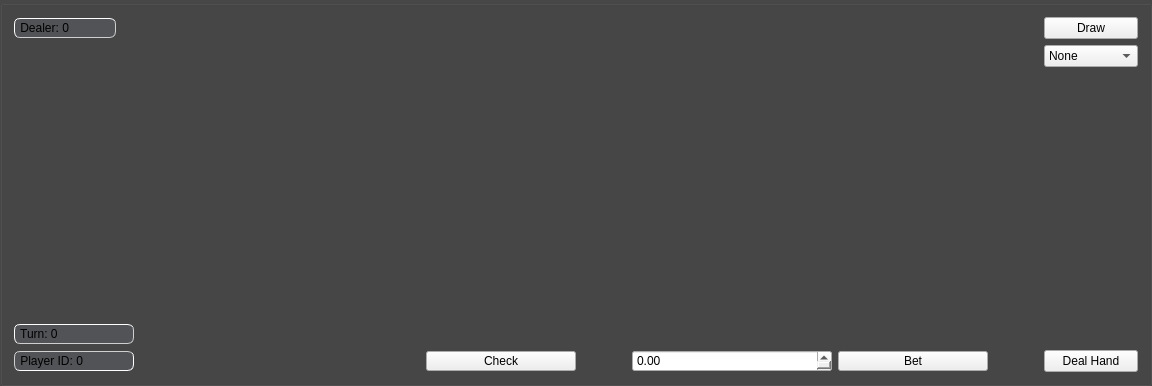
     <widget class="QGroupBox" name="groupBoxP1">
      <property name="sizePolicy">
       <sizepolicy hsizetype="Expanding" vsizetype="Expanding">
        <horstretch>0</horstretch>
        <verstretch>0</verstretch>
       </sizepolicy>
      </property>
      <property name="minimumSize">
       <size>
        <width>1136</width>
        <height>384</height>
       </size>
      </property>
      <property name="maximumSize">
       <size>
        <width>16777215</width>
        <height>16777215</height>
       </size>
      </property>
      <property name="styleSheet">
       <string notr="true">QGroupBox{
	background-color: rgb(0, 0, 0, 120);
}</string>
      </property>
      <property name="title">
       <string/>
      </property>
      <property name="flat">
       <bool>false</bool>
      </property>
      <layout class="QGridLayout" name="gridLayout">
       <item row="1" column="1" rowspan="2">
        <widget class="QLabel" name="localPlayerCard2">
         <property name="sizePolicy">
          <sizepolicy hsizetype="Preferred" vsizetype="Expanding">
           <horstretch>100</horstretch>
           <verstretch>100</verstretch>
          </sizepolicy>
         </property>
         <property name="minimumSize">
          <size>
           <width>200</width>
           <height>273</height>
          </size>
         </property>
         <property name="maximumSize">
          <size>
           <width>200</width>
           <height>273</height>
          </size>
         </property>
         <property name="font">
          <font>
           <pointsize>120</pointsize>
          </font>
         </property>
         <property name="frameShape">
          <enum>QFrame::NoFrame</enum>
         </property>
         <property name="text">
          <string/>
         </property>
         <property name="pixmap">
          <pixmap resource="img.qrc">:/images/card53.png</pixmap>
         </property>
         <property name="scaledContents">
          <bool>true</bool>
         </property>
        </widget>
       </item>
       <item row="4" column="2">
        <widget class="QPushButton" name="checkButton">
         <property name="minimumSize">
          <size>
           <width>84</width>
           <height>20</height>
          </size>
         </property>
         <property name="maximumSize">
          <size>
           <width>150</width>
           <height>20</height>
          </size>
         </property>
         <property name="text">
          <string>Check</string>
         </property>
        </widget>
       </item>
       <item row="4" column="4">
        <widget class="QPushButton" name="betButton">
         <property name="minimumSize">
          <size>
           <width>84</width>
           <height>20</height>
          </size>
         </property>
         <property name="maximumSize">
          <size>
           <width>150</width>
           <height>20</height>
          </size>
         </property>
         <property name="text">
          <string>Bet</string>
         </property>
        </widget>
       </item>
       <item row="4" column="5">
        <widget class="QPushButton" name="dealHandPushButton">
         <property name="minimumSize">
          <size>
           <width>84</width>
           <height>20</height>
          </size>
         </property>
         <property name="text">
          <string>Deal Hand</string>
         </property>
        </widget>
       </item>
       <item row="0" column="0">
        <widget class="QDoubleSpinBox" name="dsbDealer">
         <property name="minimumSize">
          <size>
           <width>102</width>
           <height>20</height>
          </size>
         </property>
         <property name="maximumSize">
          <size>
           <width>102</width>
           <height>20</height>
          </size>
         </property>
         <property name="focusPolicy">
          <enum>Qt::NoFocus</enum>
         </property>
         <property name="styleSheet">
          <string notr="true">QDoubleSpinBox{
    background-color: rgb(85, 88, 93, 180);
    border-style: outset;
    border-width: 1px;
    border-radius: 6px;
	border-color: rgb(207, 207, 207);
    padding-right: 10px;
}</string>
         </property>
         <property name="readOnly">
          <bool>true</bool>
         </property>
         <property name="buttonSymbols">
          <enum>QAbstractSpinBox::NoButtons</enum>
         </property>
         <property name="prefix">
          <string> Dealer: </string>
         </property>
         <property name="decimals">
          <number>0</number>
         </property>
        </widget>
       </item>
       <item row="1" column="4" rowspan="2">
        <widget class="QLabel" name="localPlayerCard5">
         <property name="sizePolicy">
          <sizepolicy hsizetype="Preferred" vsizetype="Expanding">
           <horstretch>100</horstretch>
           <verstretch>100</verstretch>
          </sizepolicy>
         </property>
         <property name="minimumSize">
          <size>
           <width>200</width>
           <height>273</height>
          </size>
         </property>
         <property name="maximumSize">
          <size>
           <width>200</width>
           <height>273</height>
          </size>
         </property>
         <property name="font">
          <font>
           <pointsize>120</pointsize>
          </font>
         </property>
         <property name="frameShape">
          <enum>QFrame::NoFrame</enum>
         </property>
         <property name="text">
          <string/>
         </property>
         <property name="pixmap">
          <pixmap resource="img.qrc">:/images/card53.png</pixmap>
         </property>
         <property name="scaledContents">
          <bool>true</bool>
         </property>
        </widget>
       </item>
       <item row="1" column="3" rowspan="2">
        <widget class="QLabel" name="localPlayerCard4">
         <property name="sizePolicy">
          <sizepolicy hsizetype="Preferred" vsizetype="Expanding">
           <horstretch>100</horstretch>
           <verstretch>100</verstretch>
          </sizepolicy>
         </property>
         <property name="minimumSize">
          <size>
           <width>200</width>
           <height>273</height>
          </size>
         </property>
         <property name="maximumSize">
          <size>
           <width>200</width>
           <height>273</height>
          </size>
         </property>
         <property name="font">
          <font>
           <pointsize>120</pointsize>
          </font>
         </property>
         <property name="frameShape">
          <enum>QFrame::NoFrame</enum>
         </property>
         <property name="text">
          <string/>
         </property>
         <property name="pixmap">
          <pixmap resource="img.qrc">:/images/card53.png</pixmap>
         </property>
         <property name="scaledContents">
          <bool>true</bool>
         </property>
        </widget>
       </item>
       <item row="1" column="5">
        <widget class="QComboBox" name="drawComboBox">
         <property name="minimumSize">
          <size>
           <width>84</width>
           <height>22</height>
          </size>
         </property>
         <property name="focusPolicy">
          <enum>Qt::WheelFocus</enum>
         </property>
         <property name="maxVisibleItems">
          <number>15</number>
         </property>
         <item>
          <property name="text">
           <string>None</string>
          </property>
         </item>
         <item>
          <property name="text">
           <string>Card 1</string>
          </property>
         </item>
         <item>
          <property name="text">
           <string>Card 2</string>
          </property>
         </item>
         <item>
          <property name="text">
           <string>Card 3</string>
          </property>
         </item>
         <item>
          <property name="text">
           <string>Card 4</string>
          </property>
         </item>
         <item>
          <property name="text">
           <string>Card 5</string>
          </property>
         </item>
         <item>
          <property name="text">
           <string>Cards 1 &amp; 2</string>
          </property>
         </item>
         <item>
          <property name="text">
           <string>Cards 1 &amp; 3</string>
          </property>
         </item>
         <item>
          <property name="text">
           <string>Cards 1 &amp; 4</string>
          </property>
         </item>
         <item>
          <property name="text">
           <string>Cards 1 &amp; 5</string>
          </property>
         </item>
         <item>
          <property name="text">
           <string>Cards 2 &amp; 3</string>
          </property>
         </item>
         <item>
          <property name="text">
           <string>Cards 2 &amp; 4</string>
          </property>
         </item>
         <item>
          <property name="text">
           <string>Cards 2 &amp; 5</string>
          </property>
         </item>
         <item>
          <property name="text">
           <string>Cards 3 &amp; 4</string>
          </property>
         </item>
         <item>
          <property name="text">
           <string>Cards 3 &amp; 5</string>
          </property>
         </item>
         <item>
          <property name="text">
           <string>Cards 4 &amp; 5</string>
          </property>
         </item>
        </widget>
       </item>
       <item row="4" column="3">
        <widget class="QDoubleSpinBox" name="betSpinBox">
         <property name="minimumSize">
          <size>
           <width>200</width>
           <height>20</height>
          </size>
         </property>
         <property name="styleSheet">
          <string notr="true">QDoubleSpinBox::down-button:!enabled {
	color: rgb(255, 0, 0);
	 width: 30px;
     subcontrol-origin: center;
     subcontrol-position: bottom right;
}</string>
         </property>
         <property name="prefix">
          <string/>
         </property>
         <property name="maximum">
          <double>9999999999999.000000000000000</double>
         </property>
         <property name="singleStep">
          <double>0.100000000000000</double>
         </property>
        </widget>
       </item>
       <item row="1" column="0" rowspan="2">
        <widget class="QLabel" name="localPlayerCard1">
         <property name="sizePolicy">
          <sizepolicy hsizetype="Preferred" vsizetype="Expanding">
           <horstretch>100</horstretch>
           <verstretch>100</verstretch>
          </sizepolicy>
         </property>
         <property name="minimumSize">
          <size>
           <width>200</width>
           <height>273</height>
          </size>
         </property>
         <property name="maximumSize">
          <size>
           <width>200</width>
           <height>273</height>
          </size>
         </property>
         <property name="font">
          <font>
           <pointsize>120</pointsize>
          </font>
         </property>
         <property name="focusPolicy">
          <enum>Qt::NoFocus</enum>
         </property>
         <property name="frameShape">
          <enum>QFrame::NoFrame</enum>
         </property>
         <property name="text">
          <string/>
         </property>
         <property name="pixmap">
          <pixmap resource="img.qrc">:/images/card53.png</pixmap>
         </property>
         <property name="scaledContents">
          <bool>true</bool>
         </property>
        </widget>
       </item>
       <item row="4" column="0">
        <widget class="QDoubleSpinBox" name="playerId">
         <property name="minimumSize">
          <size>
           <width>120</width>
           <height>20</height>
          </size>
         </property>
         <property name="maximumSize">
          <size>
           <width>120</width>
           <height>20</height>
          </size>
         </property>
         <property name="focusPolicy">
          <enum>Qt::NoFocus</enum>
         </property>
         <property name="styleSheet">
          <string notr="true">QDoubleSpinBox{
    background-color: rgb(85, 88, 93, 180);
    border-style: inset;
    border-width: 1px;
    border-radius: 6px;
	border-color: rgb(207, 207, 207);
    padding-right: 10px;
}</string>
         </property>
         <property name="readOnly">
          <bool>true</bool>
         </property>
         <property name="buttonSymbols">
          <enum>QAbstractSpinBox::NoButtons</enum>
         </property>
         <property name="prefix">
          <string> Player ID: </string>
         </property>
         <property name="decimals">
          <number>0</number>
         </property>
        </widget>
       </item>
       <item row="0" column="5">
        <widget class="QPushButton" name="drawPushButton">
         <property name="minimumSize">
          <size>
           <width>84</width>
           <height>20</height>
          </size>
         </property>
         <property name="text">
          <string>Draw</string>
         </property>
        </widget>
       </item>
       <item row="3" column="0">
        <widget class="QDoubleSpinBox" name="dsbTurn">
         <property name="minimumSize">
          <size>
           <width>120</width>
           <height>20</height>
          </size>
         </property>
         <property name="maximumSize">
          <size>
           <width>120</width>
           <height>20</height>
          </size>
         </property>
         <property name="focusPolicy">
          <enum>Qt::NoFocus</enum>
         </property>
         <property name="styleSheet">
          <string notr="true">QDoubleSpinBox{
    background-color: rgb(85, 88, 93, 180);
    border-style: outset;
    border-width: 1px;
    border-radius: 6px;
	border-color: rgb(207, 207, 207);
    padding-right: 10px;
}</string>
         </property>
         <property name="readOnly">
          <bool>true</bool>
         </property>
         <property name="buttonSymbols">
          <enum>QAbstractSpinBox::NoButtons</enum>
         </property>
         <property name="prefix">
          <string> Turn: </string>
         </property>
         <property name="decimals">
          <number>0</number>
         </property>
         <property name="maximum">
          <double>6.000000000000000</double>
         </property>
        </widget>
       </item>
       <item row="1" column="2" rowspan="2">
        <widget class="QLabel" name="localPlayerCard3">
         <property name="sizePolicy">
          <sizepolicy hsizetype="Preferred" vsizetype="Expanding">
           <horstretch>100</horstretch>
           <verstretch>100</verstretch>
          </sizepolicy>
         </property>
         <property name="minimumSize">
          <size>
           <width>200</width>
           <height>273</height>
          </size>
         </property>
         <property name="maximumSize">
          <size>
           <width>200</width>
           <height>273</height>
          </size>
         </property>
         <property name="font">
          <font>
           <pointsize>120</pointsize>
          </font>
         </property>
         <property name="frameShape">
          <enum>QFrame::NoFrame</enum>
         </property>
         <property name="text">
          <string/>
         </property>
         <property name="pixmap">
          <pixmap resource="img.qrc">:/images/card53.png</pixmap>
         </property>
         <property name="scaledContents">
          <bool>true</bool>
         </property>
        </widget>
       </item>
      </layout>
     </widget>
